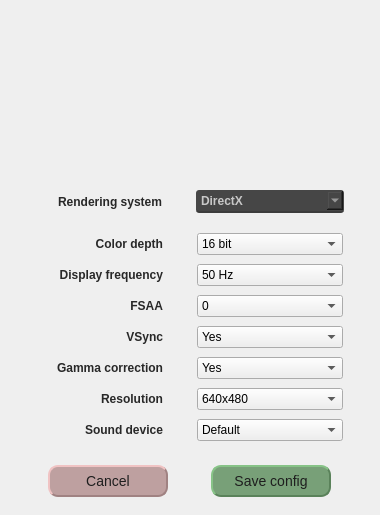
<?xml version="1.0" encoding="UTF-8"?>
<ui version="4.0">
 <class>CbaZombieConfigDialog</class>
 <widget class="QWidget" name="CbaZombieConfigDialog">
  <property name="geometry">
   <rect>
    <x>0</x>
    <y>0</y>
    <width>380</width>
    <height>515</height>
   </rect>
  </property>
  <property name="sizePolicy">
   <sizepolicy hsizetype="Fixed" vsizetype="Fixed">
    <horstretch>0</horstretch>
    <verstretch>0</verstretch>
   </sizepolicy>
  </property>
  <property name="minimumSize">
   <size>
    <width>380</width>
    <height>515</height>
   </size>
  </property>
  <property name="maximumSize">
   <size>
    <width>380</width>
    <height>515</height>
   </size>
  </property>
  <property name="sizeIncrement">
   <size>
    <width>0</width>
    <height>0</height>
   </size>
  </property>
  <property name="windowTitle">
   <string>CbaZombieConfigDialog</string>
  </property>
  <property name="autoFillBackground">
   <bool>false</bool>
  </property>
  <property name="styleSheet">
   <string notr="true">QWidget#CbaZombieConfigDialog {
    background-image: url(:/images/CbaZombieConfigDialog_background.png);
    background-position: top left;
    background-repeat: repeat-xy;
}</string>
  </property>
  <layout class="QVBoxLayout" name="verticalLayout">
   <item>
    <spacer name="verticalSpacer">
     <property name="orientation">
      <enum>Qt::Vertical</enum>
     </property>
     <property name="sizeType">
      <enum>QSizePolicy::Fixed</enum>
     </property>
     <property name="sizeHint" stdset="0">
      <size>
       <width>20</width>
       <height>175</height>
      </size>
     </property>
    </spacer>
   </item>
   <item>
    <layout class="QHBoxLayout" name="horizontalLayout">
     <property name="spacing">
      <number>12</number>
     </property>
     <property name="sizeConstraint">
      <enum>QLayout::SetMinimumSize</enum>
     </property>
     <property name="rightMargin">
      <number>3</number>
     </property>
     <item>
      <widget class="QLabel" name="label">
       <property name="sizePolicy">
        <sizepolicy hsizetype="Fixed" vsizetype="Preferred">
         <horstretch>0</horstretch>
         <verstretch>0</verstretch>
        </sizepolicy>
       </property>
       <property name="minimumSize">
        <size>
         <width>130</width>
         <height>0</height>
        </size>
       </property>
       <property name="maximumSize">
        <size>
         <width>130</width>
         <height>16777215</height>
        </size>
       </property>
       <property name="font">
        <font>
         <weight>75</weight>
         <bold>true</bold>
        </font>
       </property>
       <property name="styleSheet">
        <string notr="true">color:rgb(40,40,40);
background: transparent;</string>
       </property>
       <property name="text">
        <string>Rendering system</string>
       </property>
       <property name="alignment">
        <set>Qt::AlignRight|Qt::AlignTrailing|Qt::AlignVCenter</set>
       </property>
      </widget>
     </item>
     <item>
      <widget class="QComboBox" name="renderSystem">
       <property name="sizePolicy">
        <sizepolicy hsizetype="Fixed" vsizetype="Fixed">
         <horstretch>0</horstretch>
         <verstretch>0</verstretch>
        </sizepolicy>
       </property>
       <property name="minimumSize">
        <size>
         <width>150</width>
         <height>25</height>
        </size>
       </property>
       <property name="maximumSize">
        <size>
         <width>150</width>
         <height>25</height>
        </size>
       </property>
       <property name="cursor">
        <cursorShape>PointingHandCursor</cursorShape>
       </property>
       <property name="focusPolicy">
        <enum>Qt::NoFocus</enum>
       </property>
       <property name="styleSheet">
        <string notr="true">QComboBox#renderSystem {
	font-weight: bold;
	margin: 1px;
	border: 0px solid black;
	border-bottom-width: 2px;
	border-bottom-color: rgb(60,60,60);
    border-radius: 3px;
    padding: 2px 2px 1px 5px;
    color: rgb(200,200,200);
    background-color: rgb(70,70,70);
    list-background-color:red;
    selection-color: rgb(40,40,40);
    selection-background-color: rgb(200,200,200);
}</string>
       </property>
       <item>
        <property name="text">
         <string>DirectX</string>
        </property>
       </item>
       <item>
        <property name="text">
         <string>OpenGL</string>
        </property>
       </item>
       <item>
        <property name="text">
         <string>Software acceleration</string>
        </property>
       </item>
      </widget>
     </item>
    </layout>
   </item>
   <item>
    <spacer name="verticalSpacer_3">
     <property name="orientation">
      <enum>Qt::Vertical</enum>
     </property>
     <property name="sizeType">
      <enum>QSizePolicy::Fixed</enum>
     </property>
     <property name="sizeHint" stdset="0">
      <size>
       <width>20</width>
       <height>10</height>
      </size>
     </property>
    </spacer>
   </item>
   <item>
    <layout class="QHBoxLayout" name="horizontalLayout_9">
     <property name="spacing">
      <number>12</number>
     </property>
     <property name="rightMargin">
      <number>3</number>
     </property>
     <item>
      <widget class="QLabel" name="label_1">
       <property name="minimumSize">
        <size>
         <width>130</width>
         <height>0</height>
        </size>
       </property>
       <property name="maximumSize">
        <size>
         <width>130</width>
         <height>16777215</height>
        </size>
       </property>
       <property name="font">
        <font>
         <weight>75</weight>
         <bold>true</bold>
        </font>
       </property>
       <property name="styleSheet">
        <string notr="true">color:rgb(40,40,40);
background: transparent;</string>
       </property>
       <property name="text">
        <string>Color depth</string>
       </property>
       <property name="alignment">
        <set>Qt::AlignRight|Qt::AlignTrailing|Qt::AlignVCenter</set>
       </property>
      </widget>
     </item>
     <item>
      <widget class="QComboBox" name="colorDepth">
       <property name="minimumSize">
        <size>
         <width>146</width>
         <height>0</height>
        </size>
       </property>
       <property name="maximumSize">
        <size>
         <width>146</width>
         <height>16777215</height>
        </size>
       </property>
       <property name="cursor">
        <cursorShape>PointingHandCursor</cursorShape>
       </property>
       <property name="focusPolicy">
        <enum>Qt::NoFocus</enum>
       </property>
       <property name="styleSheet">
        <string notr="true"/>
       </property>
       <item>
        <property name="text">
         <string>16 bit</string>
        </property>
       </item>
       <item>
        <property name="text">
         <string>32 bit</string>
        </property>
       </item>
      </widget>
     </item>
    </layout>
   </item>
   <item>
    <layout class="QHBoxLayout" name="horizontalLayout_4">
     <property name="spacing">
      <number>12</number>
     </property>
     <property name="sizeConstraint">
      <enum>QLayout::SetMinAndMaxSize</enum>
     </property>
     <property name="rightMargin">
      <number>3</number>
     </property>
     <item>
      <widget class="QLabel" name="label_2">
       <property name="enabled">
        <bool>true</bool>
       </property>
       <property name="sizePolicy">
        <sizepolicy hsizetype="Fixed" vsizetype="Preferred">
         <horstretch>0</horstretch>
         <verstretch>0</verstretch>
        </sizepolicy>
       </property>
       <property name="minimumSize">
        <size>
         <width>130</width>
         <height>0</height>
        </size>
       </property>
       <property name="maximumSize">
        <size>
         <width>130</width>
         <height>16777215</height>
        </size>
       </property>
       <property name="font">
        <font>
         <weight>75</weight>
         <bold>true</bold>
         <stylestrategy>PreferDefault</stylestrategy>
         <kerning>true</kerning>
        </font>
       </property>
       <property name="focusPolicy">
        <enum>Qt::StrongFocus</enum>
       </property>
       <property name="contextMenuPolicy">
        <enum>Qt::PreventContextMenu</enum>
       </property>
       <property name="acceptDrops">
        <bool>false</bool>
       </property>
       <property name="autoFillBackground">
        <bool>false</bool>
       </property>
       <property name="styleSheet">
        <string notr="true">color:rgb(40,40,40);
background: transparent;</string>
       </property>
       <property name="frameShape">
        <enum>QFrame::NoFrame</enum>
       </property>
       <property name="frameShadow">
        <enum>QFrame::Plain</enum>
       </property>
       <property name="lineWidth">
        <number>0</number>
       </property>
       <property name="text">
        <string>Display frequency</string>
       </property>
       <property name="textFormat">
        <enum>Qt::PlainText</enum>
       </property>
       <property name="scaledContents">
        <bool>false</bool>
       </property>
       <property name="alignment">
        <set>Qt::AlignRight|Qt::AlignTrailing|Qt::AlignVCenter</set>
       </property>
      </widget>
     </item>
     <item>
      <widget class="QComboBox" name="displayFreq">
       <property name="maximumSize">
        <size>
         <width>146</width>
         <height>16777215</height>
        </size>
       </property>
       <property name="cursor">
        <cursorShape>PointingHandCursor</cursorShape>
       </property>
       <property name="focusPolicy">
        <enum>Qt::NoFocus</enum>
       </property>
       <item>
        <property name="text">
         <string>50 Hz</string>
        </property>
       </item>
       <item>
        <property name="text">
         <string>60 Hz</string>
        </property>
       </item>
       <item>
        <property name="text">
         <string>75 Hz</string>
        </property>
       </item>
      </widget>
     </item>
    </layout>
   </item>
   <item>
    <layout class="QHBoxLayout" name="horizontalLayout_3">
     <property name="spacing">
      <number>12</number>
     </property>
     <property name="sizeConstraint">
      <enum>QLayout::SetMinAndMaxSize</enum>
     </property>
     <property name="rightMargin">
      <number>3</number>
     </property>
     <item>
      <widget class="QLabel" name="label_3">
       <property name="sizePolicy">
        <sizepolicy hsizetype="Fixed" vsizetype="Preferred">
         <horstretch>0</horstretch>
         <verstretch>0</verstretch>
        </sizepolicy>
       </property>
       <property name="minimumSize">
        <size>
         <width>130</width>
         <height>0</height>
        </size>
       </property>
       <property name="maximumSize">
        <size>
         <width>130</width>
         <height>16777215</height>
        </size>
       </property>
       <property name="font">
        <font>
         <weight>75</weight>
         <bold>true</bold>
        </font>
       </property>
       <property name="autoFillBackground">
        <bool>false</bool>
       </property>
       <property name="styleSheet">
        <string notr="true">color:rgb(40,40,40);
background: transparent;</string>
       </property>
       <property name="text">
        <string>FSAA</string>
       </property>
       <property name="alignment">
        <set>Qt::AlignRight|Qt::AlignTrailing|Qt::AlignVCenter</set>
       </property>
      </widget>
     </item>
     <item>
      <widget class="QComboBox" name="antiAliasing">
       <property name="maximumSize">
        <size>
         <width>146</width>
         <height>16777215</height>
        </size>
       </property>
       <property name="cursor">
        <cursorShape>PointingHandCursor</cursorShape>
       </property>
       <property name="focusPolicy">
        <enum>Qt::NoFocus</enum>
       </property>
       <item>
        <property name="text">
         <string>0</string>
        </property>
       </item>
       <item>
        <property name="text">
         <string>2</string>
        </property>
       </item>
       <item>
        <property name="text">
         <string>4</string>
        </property>
       </item>
       <item>
        <property name="text">
         <string>8</string>
        </property>
       </item>
      </widget>
     </item>
    </layout>
   </item>
   <item>
    <layout class="QHBoxLayout" name="horizontalLayout_5">
     <property name="spacing">
      <number>12</number>
     </property>
     <property name="sizeConstraint">
      <enum>QLayout::SetMinAndMaxSize</enum>
     </property>
     <property name="rightMargin">
      <number>3</number>
     </property>
     <item>
      <widget class="QLabel" name="label_4">
       <property name="sizePolicy">
        <sizepolicy hsizetype="Fixed" vsizetype="Preferred">
         <horstretch>0</horstretch>
         <verstretch>0</verstretch>
        </sizepolicy>
       </property>
       <property name="minimumSize">
        <size>
         <width>130</width>
         <height>0</height>
        </size>
       </property>
       <property name="maximumSize">
        <size>
         <width>130</width>
         <height>16777215</height>
        </size>
       </property>
       <property name="font">
        <font>
         <weight>75</weight>
         <bold>true</bold>
        </font>
       </property>
       <property name="autoFillBackground">
        <bool>false</bool>
       </property>
       <property name="styleSheet">
        <string notr="true">color:rgb(40,40,40);
background: transparent;</string>
       </property>
       <property name="text">
        <string>VSync</string>
       </property>
       <property name="alignment">
        <set>Qt::AlignRight|Qt::AlignTrailing|Qt::AlignVCenter</set>
       </property>
      </widget>
     </item>
     <item>
      <widget class="QComboBox" name="vertSync">
       <property name="maximumSize">
        <size>
         <width>146</width>
         <height>16777215</height>
        </size>
       </property>
       <property name="cursor">
        <cursorShape>PointingHandCursor</cursorShape>
       </property>
       <property name="focusPolicy">
        <enum>Qt::NoFocus</enum>
       </property>
       <item>
        <property name="text">
         <string>Yes</string>
        </property>
       </item>
       <item>
        <property name="text">
         <string>No</string>
        </property>
       </item>
      </widget>
     </item>
    </layout>
   </item>
   <item>
    <layout class="QHBoxLayout" name="horizontalLayout_7">
     <property name="spacing">
      <number>12</number>
     </property>
     <property name="sizeConstraint">
      <enum>QLayout::SetMinAndMaxSize</enum>
     </property>
     <property name="rightMargin">
      <number>3</number>
     </property>
     <item>
      <widget class="QLabel" name="label_5">
       <property name="sizePolicy">
        <sizepolicy hsizetype="Fixed" vsizetype="Preferred">
         <horstretch>0</horstretch>
         <verstretch>0</verstretch>
        </sizepolicy>
       </property>
       <property name="minimumSize">
        <size>
         <width>130</width>
         <height>0</height>
        </size>
       </property>
       <property name="maximumSize">
        <size>
         <width>130</width>
         <height>16777215</height>
        </size>
       </property>
       <property name="font">
        <font>
         <weight>75</weight>
         <bold>true</bold>
        </font>
       </property>
       <property name="autoFillBackground">
        <bool>false</bool>
       </property>
       <property name="styleSheet">
        <string notr="true">color:rgb(40,40,40);
background: transparent;</string>
       </property>
       <property name="text">
        <string>Gamma correction</string>
       </property>
       <property name="alignment">
        <set>Qt::AlignRight|Qt::AlignTrailing|Qt::AlignVCenter</set>
       </property>
      </widget>
     </item>
     <item>
      <widget class="QComboBox" name="gammaCorrection">
       <property name="maximumSize">
        <size>
         <width>146</width>
         <height>16777215</height>
        </size>
       </property>
       <property name="cursor">
        <cursorShape>PointingHandCursor</cursorShape>
       </property>
       <property name="focusPolicy">
        <enum>Qt::NoFocus</enum>
       </property>
       <item>
        <property name="text">
         <string>Yes</string>
        </property>
       </item>
       <item>
        <property name="text">
         <string>No</string>
        </property>
       </item>
      </widget>
     </item>
    </layout>
   </item>
   <item>
    <layout class="QHBoxLayout" name="horizontalLayout_6">
     <property name="spacing">
      <number>12</number>
     </property>
     <property name="sizeConstraint">
      <enum>QLayout::SetMinAndMaxSize</enum>
     </property>
     <property name="rightMargin">
      <number>3</number>
     </property>
     <item>
      <widget class="QLabel" name="label_6">
       <property name="sizePolicy">
        <sizepolicy hsizetype="Fixed" vsizetype="Preferred">
         <horstretch>0</horstretch>
         <verstretch>0</verstretch>
        </sizepolicy>
       </property>
       <property name="minimumSize">
        <size>
         <width>130</width>
         <height>0</height>
        </size>
       </property>
       <property name="maximumSize">
        <size>
         <width>130</width>
         <height>16777215</height>
        </size>
       </property>
       <property name="font">
        <font>
         <weight>75</weight>
         <bold>true</bold>
        </font>
       </property>
       <property name="autoFillBackground">
        <bool>false</bool>
       </property>
       <property name="styleSheet">
        <string notr="true">color:rgb(40,40,40);
background: transparent;</string>
       </property>
       <property name="text">
        <string>Resolution</string>
       </property>
       <property name="alignment">
        <set>Qt::AlignRight|Qt::AlignTrailing|Qt::AlignVCenter</set>
       </property>
      </widget>
     </item>
     <item>
      <widget class="QComboBox" name="displayRes">
       <property name="maximumSize">
        <size>
         <width>146</width>
         <height>16777215</height>
        </size>
       </property>
       <property name="cursor">
        <cursorShape>PointingHandCursor</cursorShape>
       </property>
       <property name="focusPolicy">
        <enum>Qt::NoFocus</enum>
       </property>
       <item>
        <property name="text">
         <string>640x480</string>
        </property>
       </item>
       <item>
        <property name="text">
         <string>800x600</string>
        </property>
       </item>
       <item>
        <property name="text">
         <string>1024x768</string>
        </property>
       </item>
       <item>
        <property name="text">
         <string>1280x1024</string>
        </property>
       </item>
       <item>
        <property name="text">
         <string>1440x900</string>
        </property>
       </item>
      </widget>
     </item>
    </layout>
   </item>
   <item>
    <layout class="QHBoxLayout" name="horizontalLayout_2">
     <property name="spacing">
      <number>12</number>
     </property>
     <property name="sizeConstraint">
      <enum>QLayout::SetMinAndMaxSize</enum>
     </property>
     <property name="rightMargin">
      <number>3</number>
     </property>
     <item>
      <widget class="QLabel" name="label_7">
       <property name="sizePolicy">
        <sizepolicy hsizetype="Fixed" vsizetype="Preferred">
         <horstretch>0</horstretch>
         <verstretch>0</verstretch>
        </sizepolicy>
       </property>
       <property name="minimumSize">
        <size>
         <width>130</width>
         <height>0</height>
        </size>
       </property>
       <property name="maximumSize">
        <size>
         <width>130</width>
         <height>16777215</height>
        </size>
       </property>
       <property name="font">
        <font>
         <weight>75</weight>
         <bold>true</bold>
        </font>
       </property>
       <property name="autoFillBackground">
        <bool>false</bool>
       </property>
       <property name="styleSheet">
        <string notr="true">color:rgb(40,40,40);
background: transparent;</string>
       </property>
       <property name="text">
        <string>Sound device</string>
       </property>
       <property name="alignment">
        <set>Qt::AlignRight|Qt::AlignTrailing|Qt::AlignVCenter</set>
       </property>
      </widget>
     </item>
     <item>
      <widget class="QComboBox" name="soundDevice">
       <property name="maximumSize">
        <size>
         <width>146</width>
         <height>16777215</height>
        </size>
       </property>
       <property name="cursor">
        <cursorShape>PointingHandCursor</cursorShape>
       </property>
       <property name="focusPolicy">
        <enum>Qt::NoFocus</enum>
       </property>
       <item>
        <property name="text">
         <string>Default</string>
        </property>
       </item>
       <item>
        <property name="text">
         <string>Alsa</string>
        </property>
       </item>
       <item>
        <property name="text">
         <string>Direct Sound</string>
        </property>
       </item>
       <item>
        <property name="text">
         <string>Pulseaudio</string>
        </property>
       </item>
      </widget>
     </item>
    </layout>
   </item>
   <item>
    <spacer name="verticalSpacer_2">
     <property name="orientation">
      <enum>Qt::Vertical</enum>
     </property>
     <property name="sizeType">
      <enum>QSizePolicy::Fixed</enum>
     </property>
     <property name="sizeHint" stdset="0">
      <size>
       <width>20</width>
       <height>15</height>
      </size>
     </property>
    </spacer>
   </item>
   <item>
    <layout class="QHBoxLayout" name="horizontalLayout_8">
     <item>
      <widget class="QPushButton" name="discardAndExit">
       <property name="minimumSize">
        <size>
         <width>120</width>
         <height>0</height>
        </size>
       </property>
       <property name="maximumSize">
        <size>
         <width>120</width>
         <height>16777215</height>
        </size>
       </property>
       <property name="focusPolicy">
        <enum>Qt::NoFocus</enum>
       </property>
       <property name="styleSheet">
        <string notr="true">QPushButton#discardAndExit {
    color:rgb(30,30,30);
    background:rgb(190,160,160);
    border-style:outset;
    border-width:2px;
    border-radius:10px;
    border-color:rgb(160,130,130);
    font:14px;
    padding:6px;
}
QPushButton#discardAndExit:pressed {
    color:rgb(10,10,10);
    background:rgb(170,140,140);
    border-style: inset;
}</string>
       </property>
       <property name="text">
        <string>Cancel</string>
       </property>
      </widget>
     </item>
     <item>
      <widget class="QPushButton" name="saveAndExit">
       <property name="sizePolicy">
        <sizepolicy hsizetype="Fixed" vsizetype="Fixed">
         <horstretch>0</horstretch>
         <verstretch>0</verstretch>
        </sizepolicy>
       </property>
       <property name="minimumSize">
        <size>
         <width>120</width>
         <height>0</height>
        </size>
       </property>
       <property name="maximumSize">
        <size>
         <width>120</width>
         <height>16777215</height>
        </size>
       </property>
       <property name="font">
        <font>
         <pointsize>-1</pointsize>
         <weight>50</weight>
         <italic>false</italic>
         <bold>false</bold>
        </font>
       </property>
       <property name="focusPolicy">
        <enum>Qt::NoFocus</enum>
       </property>
       <property name="styleSheet">
        <string notr="true">QPushButton#saveAndExit {
    color:rgb(30,30,30);
    background:rgb(120,160,120);
    border-style:outset;
    border-width:2px;
    border-radius:10px;
    border-color:rgb(90,130,90);
    font:14px;
    padding:6px;
}
QPushButton#saveAndExit:pressed {
    color:rgb(10,10,10);
    background:rgb(100,140,100);
    border-style: inset;
}</string>
       </property>
       <property name="text">
        <string>Save config</string>
       </property>
      </widget>
     </item>
    </layout>
   </item>
  </layout>
  <zorder>verticalSpacer</zorder>
  <zorder>verticalSpacer_2</zorder>
  <zorder>verticalSpacer_3</zorder>
 </widget>
 <resources>
  <include location="CbaZombieConfigDialog.qrc"/>
 </resources>
 <connections/>
</ui>
